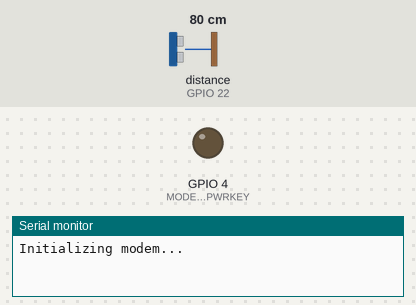
A sketch run on a simulated ESP32. On the bench: output pins drawn as LEDs (lit = HIGH), the last lines printed to the serial monitor. Wiring (inferred from the names in the program): ultrasonic range finder: trigger GPIO 23; echo GPIO 22. The inputs (shaded band) are chosen by the test bench; at power-on: distance to the obstacle (sensor on GPIO 22) 80 cm. The echo pulse lasts 58.3 µs per cm; WiFi joins after 1.5 s; servers stay silent unless stated; uploads are accepted with an empty reply; pins used as bus, display or sensor lines are not drawn.

Above: at 0.2 s.
At 10.3 s:
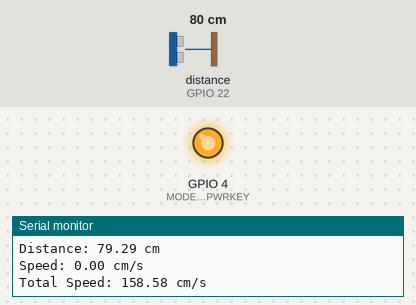
10.4 s: distance to the obstacle (sensor on GPIO 22) set to 120 cm
Timing chart, 0 to 13.4 s (numbered marks = the images above; inputs shaded):
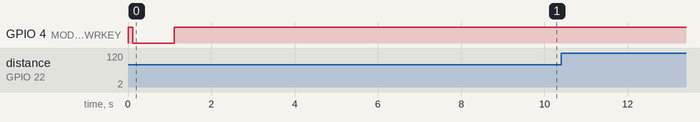

The sketch:

wifi-post-request.ino
```cpp
#include <Arduino.h>
#include <WiFi.h>
#include <HTTPClient.h>

// WiFi credentials
const char wifiSSID[] = "SLICE";
const char wifiPass[] = "password";

const int trigPin = 23; // GPIO 23 on TTGO T-CALL
const int echoPin = 22; // GPIO 22 on TTGO T-CALL

unsigned long previousMillis = 0;
const long interval = 500; // Interval in milliseconds (5 seconds)

float totalSpeed = 0.0; // Variable to accumulate total speed for new distance calculation
int speedIndex = 0; // Index to keep track of speed measurements
float averageSpeed;

float oldDistance = 0.0; // Variable to store the previous distance
float distance = 0.0; // Current distance

// Server details
const char server[] = "https://h27x0zfg-5000.inc1.devtunnels.ms/traffic_speed3/";

// Hardware Serial on TTGO T-Call
#define MODEM_RST             5
#define MODEM_PWRKEY          4
#define MODEM_POWER_ON        23
#define MODEM_TX              27
#define MODEM_RX              26
#define MODEM_BAUD            115200

#define SerialMon             Serial
#define SerialAT              Serial1

void setupModem() {
    pinMode(MODEM_PWRKEY, OUTPUT);
    pinMode(MODEM_POWER_ON, OUTPUT);
    pinMode(MODEM_RST, OUTPUT);

    digitalWrite(MODEM_PWRKEY, HIGH);
    digitalWrite(MODEM_POWER_ON, HIGH);
    digitalWrite(MODEM_RST, HIGH);

    delay(100);
    digitalWrite(MODEM_PWRKEY, LOW);
    delay(1000);
    digitalWrite(MODEM_PWRKEY, HIGH);
}

void setup() {
    // Set console baud rate
    SerialMon.begin(115200);
    delay(10);

    Serial.begin(115200);
    pinMode(trigPin, OUTPUT);
    pinMode(echoPin, INPUT);

    SerialMon.println("Initializing modem...");
    setupModem();
    delay(6000);

    // Initialize the WiFi
    SerialMon.print(F("Connecting to WiFi..."));
    WiFi.begin(wifiSSID, wifiPass);

    while (WiFi.status() != WL_CONNECTED) {
        delay(1000);
        SerialMon.print(".");
    }

    SerialMon.println("Connected to WiFi");(distance < oldDistance);
    SerialMon.print("IP Address: ");
    SerialMon.println(WiFi.localIP());
}

void speed_loop() {
    long duration;

    digitalWrite(trigPin, LOW);
    delayMicroseconds(2);
    digitalWrite(trigPin, HIGH);
    delayMicroseconds(10);
    digitalWrite(trigPin, LOW);

    duration = pulseIn(echoPin, HIGH);
    distance = duration * 0.034 / 2;

    Serial.print("Distance: ");
    Serial.print(distance);
    Serial.println(" cm");

    // Check if the distance is decreasing (car is moving towards the sensor)
     if (distance > oldDistance && speedIndex > 0) {
        // Car has passed by, calculate the average speed and reset values
        averageSpeed = ((abs(totalSpeed / speedIndex)) / 100000) * 3600;

        Serial.print("Average Speed: ");
        Serial.print(averageSpeed);
        Serial.println(" km/h");

        // Perform HTTP POST request
        if (WiFi.status() == WL_CONNECTED) {
            SerialMon.println("Performing HTTP POST request...");

            HTTPClient http;
            http.begin(server);

            // Define the JSON data to be sent
            String postData = "{\"traffic_speed3\":" + String(averageSpeed) + "}";

            // Set content type to application/json
            http.addHeader("Content-Type", "application/json");

            // Send the request-+
            int httpResponseCode = http.POST(postData);

            // Check the response code
            SerialMon.print("HTTP Response code: ");
            SerialMon.println(httpResponseCode);

            // Free resources
            http.end();
        } else {
            SerialMon.println("WiFi not connected");
        }

        // Reset for the next car
        totalSpeed = 0.0;
        speedIndex = 0;
        oldDistance = distance;
    }

    else {
        float speed = abs((oldDistance - distance)) / (interval / 1000.0); // Convert interval to seconds for speed calculation
        totalSpeed += speed;
        speedIndex++;
        oldDistance = distance;

        Serial.print("Speed: ");
        Serial.print(speed);
        Serial.println(" cm/s");
        Serial.print("Total Speed: ");
        Serial.print(totalSpeed);
        Serial.println(" cm/s");
    }
}

void loop() {
    // Perform speed calculation in speed_loop
    speed_loop();

    // Wait for the interval before repeating the measurement
    delay(interval);
}
```
